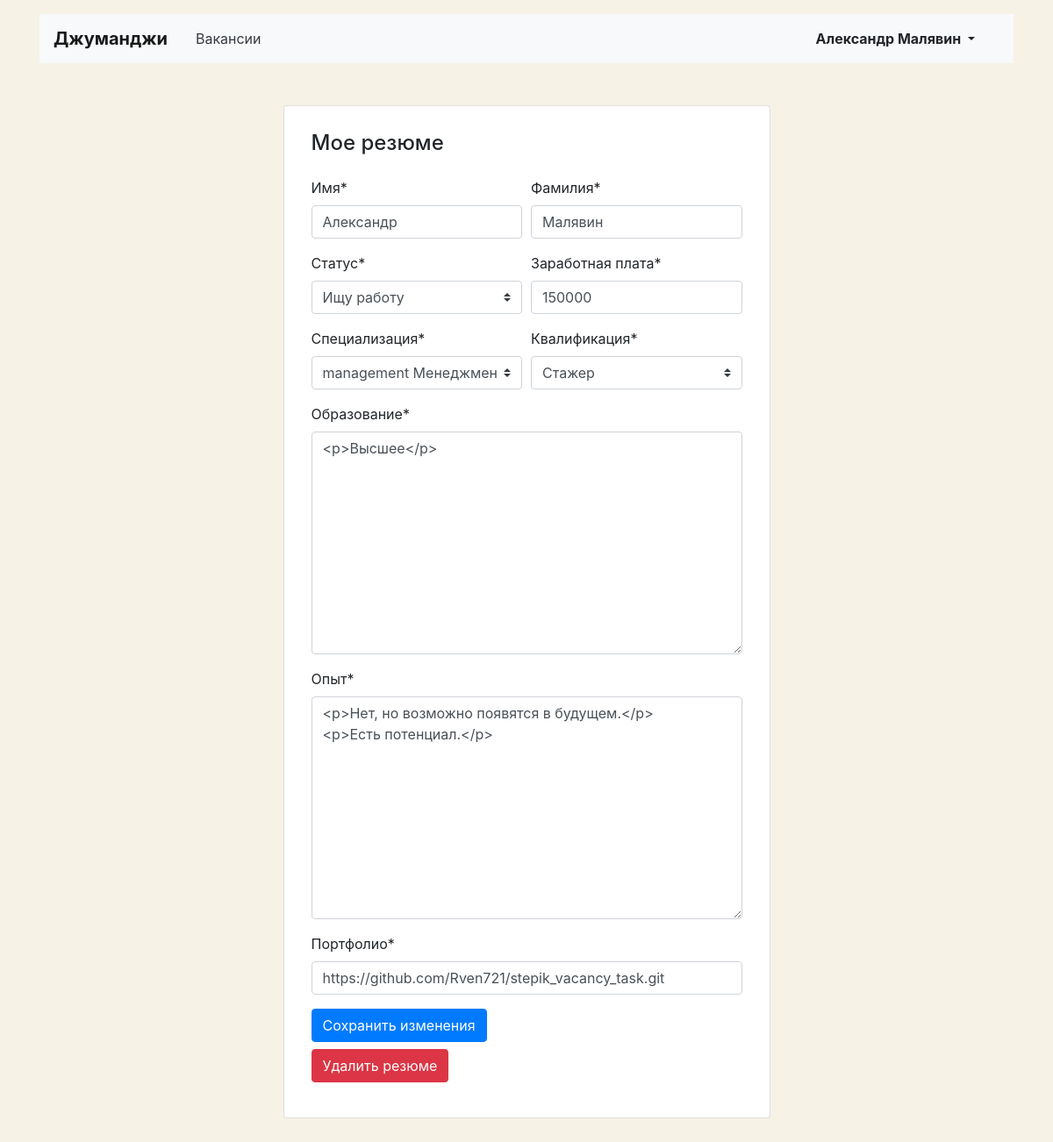
/myresume/ (signed in), run on the app's committed database.
### main/models.py (models this page shows, shortened)
class Resume(models.Model):
    class Status(models.TextChoices):
        NOT_SEARCHING = 'NS', 'Не ищу работу'
        OPEN = 'OP', 'Рассматриваю предложения'
        SEARCHING = 'SE', 'Ищу работу'
    class Grade(models.TextChoices):
        BEGINNER = 'BG', 'Стажер'
        JUNIOR = 'JN', 'Джуниор'
        MIDDL = 'MD', 'Миддл'
        SENIOR = 'SEN', 'Синьор'
        LEAD = 'LE', 'Лид'
    user = models.OneToOneField(User, on_delete=models.CASCADE, blank=False, related_name='my_resume')
    name = models.CharField(max_length=120)
    surname = models.CharField(max_length=120)
    status = models.CharField(max_length=10, choices=Status.choices)
    salary = models.PositiveIntegerField()
    specialty = models.ForeignKey(Specialty, on_delete=models.CASCADE, related_name='my_vacancy')
    grade = models.CharField(max_length=10, choices=Grade.choices)
    education = HTMLField()
    experience = HTMLField()
    portfolio = models.CharField(max_length=120)

### main/views/my_resume.py (the view, shortened to what this page needs)
# urls.py: path('myresume/', resume.MyResumeView.as_view(), name='my_resume'),
class MyResumeView(LoginRequiredMixin, View):
    login_url = '/login/'
    redirect_field_name = 'login'
    def get(self, request):
        resume = Resume.objects.filter(user=request.user).first()
        if resume is None:
            return render(request, 'main/my_resume/my_resume_lets_start.html')
        ctx = {
            'resume': resume,
            'resume_data': ResumeForm(instance=resume),
            'update_flag': False,
        }
        return render(request, 'main/my_resume/my_resume.html', ctx)

### main/models.py (called while the page is built)
    def __str__(self):
        return f'{self.code} {self.title}'

### main/templates/main/my_resume/my_resume.html (shortened to what this page needs)
{% extends 'main/base/account_base.html' %}
{% load crispy_forms_tags %}
{% block content %}
  <main class="container mt-3 pb-5">
    <section class="col-12 col-lg-6 offset-lg-3 mt-5 card">
      <div class="card-body px-3 pb-4">
        <h1 class="h4 pt-2 pb-3">Мое резюме</h1>
        {% crispy  resume_data %}
          <div class="form-group">
            {% if resume.id %}
            <a href="{% url 'my_resume_delete' resume.id %}" class="btn btn-danger mt-2">Удалить резюме</a>
            {% endif %}
          </div>
      </div>
    </section>
  </main>
{% endblock %}

### main/templates/main/base/account_base.html (shortened to what this page needs)
<!DOCTYPE html>
<html lang="ru">
<head>
  <link rel="stylesheet" href="https://stackpath.bootstrapcdn.com/bootstrap/4.3.1/css/bootstrap.min.css">
</head>
<body>
  <header class="container mt-3">
    <nav class="navbar navbar-expand-lg navbar-light bg-light">
      <a class="navbar-brand mr-4 font-weight-bold" href="{% url 'main' %}">Джуманджи</a>
      <div class="collapse navbar-collapse justify-content-between" id="navbarNav">
        <ul class="navbar-nav col-10">
          <li class="nav-item">
            <a class="nav-link text-dark " href="{% url 'vacancies' %}">Вакансии</a>
          </li>
        </ul>
        <ul class="navbar-nav col-2 justify-content-end">
          <li class="nav-item active">
            <div class="btn-group">
              <button type="button" class="btn dropdown-toggle font-weight-bold" data-toggle="dropdown" aria-haspopup="true" aria-expanded="false">
                  {{user.first_name}} {{user.last_name}}
              </button>
            </div>
          </li>
        </ul>
      </div>
    </nav>
  </header>
{% block content %}
{% endblock %}
</body>
</html>

### main/templates/main/base/account_base.html (style rules this page uses)
body { background-color: #F6F2E6; }

### data on the page
Resume: name "Александр", surname "Малявин", status "Ищу работу", salary "150000", specialty "management Менеджмент", grade "Стажер", education "<p>Высшее</p>", experience "<p>Нет, но возможно появятся в будущем.</p> <p>Есть потенциал.</p>", portfolio "https://github.com/Rven721/stepik_vacancy_task.git"

### other printed values
{{ user.first_name }} "Александр"
{{ user.last_name }} "Малявин"
